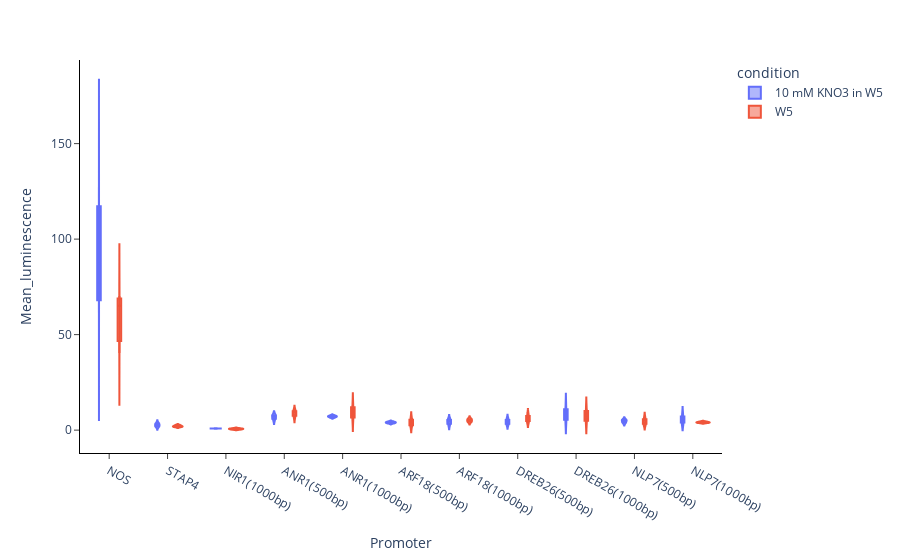

Write notebook code for a chart like this one.
### Code cell
#layout = go.Layout(plot_bgcolor='rgba(0,0,0,0)', paper_bgcolor='rgba(0,0,0,0)' )
fig = px.violin(luminescence_raw_df.sort_values("Promoter"), y="nluc/fluc", x="Promoter", color="condition", box=True, hover_data=luminescence_raw_df.columns) #points="all"

fig.update_layout(plot_bgcolor='rgba(0,0,0,0)', paper_bgcolor='rgba(0,0,0,0)')
fig.update_xaxes(showline=True, linewidth=1, linecolor='black',ticks="outside")
fig.update_yaxes(showline=True, linewidth=1, linecolor='black',ticks="outside", title_text='Mean_luminescence')
#write to file static image and interactive one
#fig.write_image(f'../../../../data/plots/luminescence/{date}/violin23.9.19.pdf')
#fig.write_html(f'../../../../data/plots/luminescence/{date}/violin23.9.19.html')

fig.show()

### Figure 1 — Plotly figure (JSON) as saved in the notebook; plotly's stock layout.template omitted (floating-point values rounded to 4 significant figures; data arrays with more than 128 entries replaced by an {"elided": "..."} marker saying what was removed)
{"data": [{"alignmentgroup": "True", "box": {"visible": true}, "customdata": {"elided": "35x10 mixed values"}, "hovertemplate": "condition=%{customdata[6]}<br>Promoter=%{customdata[9]}<br>nluc/fluc=%{customdata[7]}<br>well_row=%{customdata[0]}<br>well_col=%{customdata[1]}<br>content=%{customdata[2]}<br>fluc_luminescence=%{customdata[3]}<br>nluc_luminescence=%{customdata[4]}<br>name=%{customdata[5]}<br>date=%{customdata[8]}<extra></extra>", "legendgroup": "10 mM KNO3 in W5", "marker": {"color": "#636efa"}, "name": "10 mM KNO3 in W5", "offsetgroup": "10 mM KNO3 in W5", "orientation": "v", "scalegroup": "True", "showlegend": true, "type": "violin", "x": ["NOS", "NOS", "NOS", "STAP4", "STAP4", "STAP4", "NIR1(1000bp)", "ANR1(500bp)", "ANR1(500bp)", "ANR1(500bp)", "ANR1(1000bp)", "ANR1(1000bp)", "ANR1(1000bp)", "ARF18(500bp)", "ARF18(500bp)", "ARF18(500bp)", "ARF18(1000bp)", "ARF18(1000bp)", "ARF18(1000bp)", "DREB26(500bp)", "DREB26(500bp)", "DREB26(500bp)", "DREB26(1000bp)", "DREB26(1000bp)", "DREB26(1000bp)", "NLP7(500bp)", "NLP7(500bp)", "NLP7(500bp)", "NLP7(1000bp)", "NLP7(1000bp)", "NLP7(1000bp)", null, null, null, null], "x0": " ", "xaxis": "x", "y": [61.55, 127.2, 87.39, 2.615, 1.791, 3.594, 0.8479, 7.712, 7.572, 5.367, 7.536, 6.679, 7.175, 4.026, 4.393, 3.643, 5.466, 2.81, 4.959, 5.719, 4.26, 2.994, 12.42, 4.973, 6.582, 5.013, 3.787, 5.38, 8.132, 4.007, 3.913, 13.08, 22.39, 27.14, 15.49], "y0": " ", "yaxis": "y"}, {"alignmentgroup": "True", "box": {"visible": true}, "customdata": {"elided": "35x10 mixed values"}, "hovertemplate": "condition=%{customdata[6]}<br>Promoter=%{customdata[9]}<br>nluc/fluc=%{customdata[7]}<br>well_row=%{customdata[0]}<br>well_col=%{customdata[1]}<br>content=%{customdata[2]}<br>fluc_luminescence=%{customdata[3]}<br>nluc_luminescence=%{customdata[4]}<br>name=%{customdata[5]}<br>date=%{customdata[8]}<extra></extra>", "legendgroup": "W5", "marker": {"color": "#EF553B"}, "name": "W5", "offsetgroup": "W5", "orientation": "v", "scalegroup": "True", "showlegend": true, "type": "violin", "x": ["NOS", "NOS", "NOS", "STAP4", "STAP4", "STAP4", "NIR1(1000bp)", "NIR1(1000bp)", "ANR1(500bp)", "ANR1(500bp)", "ANR1(500bp)", "ANR1(1000bp)", "ANR1(1000bp)", "ANR1(1000bp)", "ARF18(500bp)", "ARF18(500bp)", "ARF18(500bp)", "ARF18(1000bp)", "ARF18(1000bp)", "ARF18(1000bp)", "DREB26(500bp)", "DREB26(500bp)", "DREB26(500bp)", "DREB26(1000bp)", "DREB26(1000bp)", "DREB26(1000bp)", "NLP7(500bp)", "NLP7(500bp)", "NLP7(500bp)", "NLP7(1000bp)", "NLP7(1000bp)", "NLP7(1000bp)", null, null, null], "x0": " ", "xaxis": "x", "y": [40.41, 70.17, 65.15, 1.903, 1.787, 2.553, 0.8131, 0.429, 9.309, 9.99, 6.915, 8.839, 5.803, 13.09, 6.085, 3.485, 2.255, 5.101, 5.92, 4.294, 4.641, 5.363, 8.047, 4.292, 6.547, 11.16, 3.739, 3.151, 6.268, 4.408, 4.027, 3.839, 17.81, 23.04, 10.03], "y0": " ", "yaxis": "y"}], "layout": {"autosize": true, "legend": {"title": {"text": "condition"}, "tracegroupgap": 0}, "margin": {"t": 60}, "paper_bgcolor": "rgba(0, 0, 0, 0)", "plot_bgcolor": "rgba(0, 0, 0, 0)", "violinmode": "group", "xaxis": {"anchor": "y", "autorange": true, "domain": [0, 1], "linecolor": "black", "linewidth": 1, "range": [-0.5, 10.5], "showline": true, "ticks": "outside", "title": {"text": "Promoter"}, "type": "category"}, "yaxis": {"anchor": "x", "autorange": true, "domain": [0, 1], "linecolor": "black", "linewidth": 1, "range": [-11.98, 193.8], "showline": true, "ticks": "outside", "title": {"text": "Mean_luminescence"}, "type": "linear"}}}
